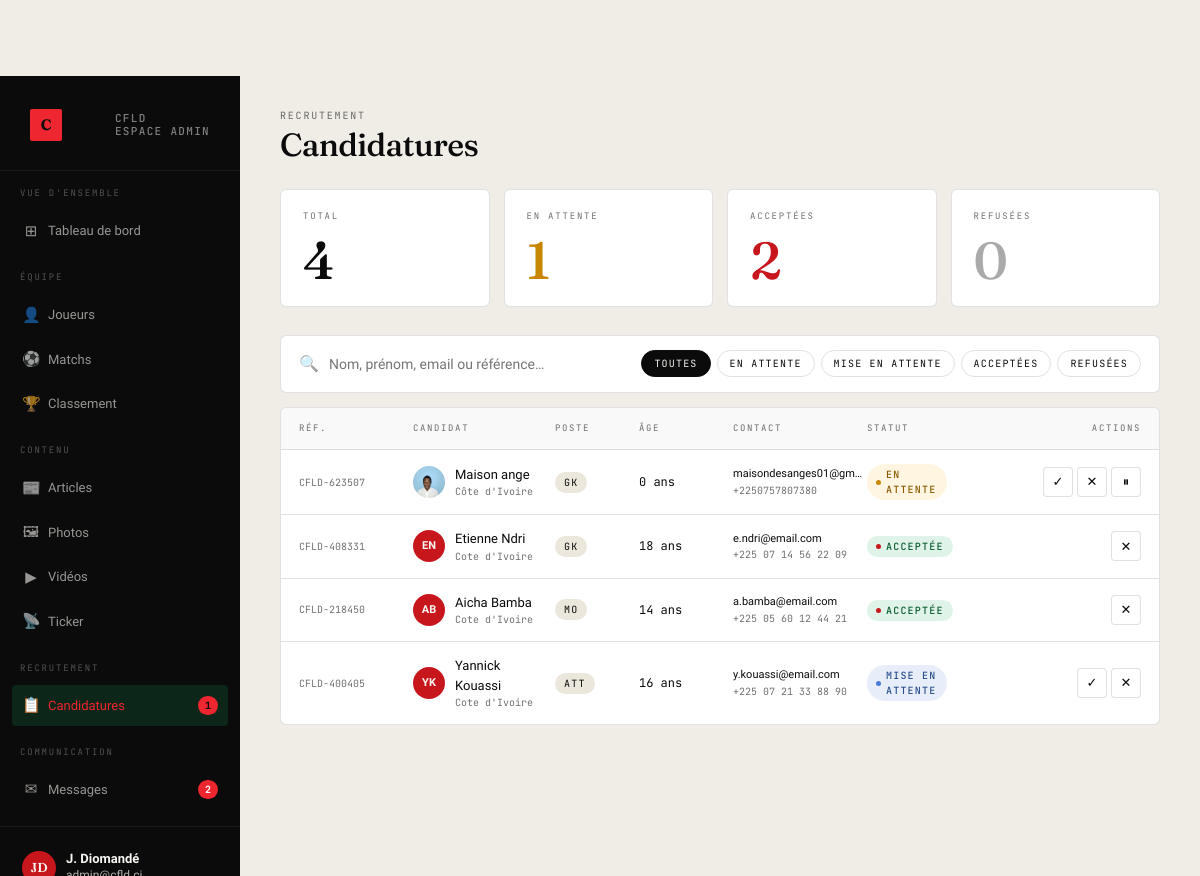
/admin-cfld/candidatures/ (signed in), run on an earlier commit of the app's database.
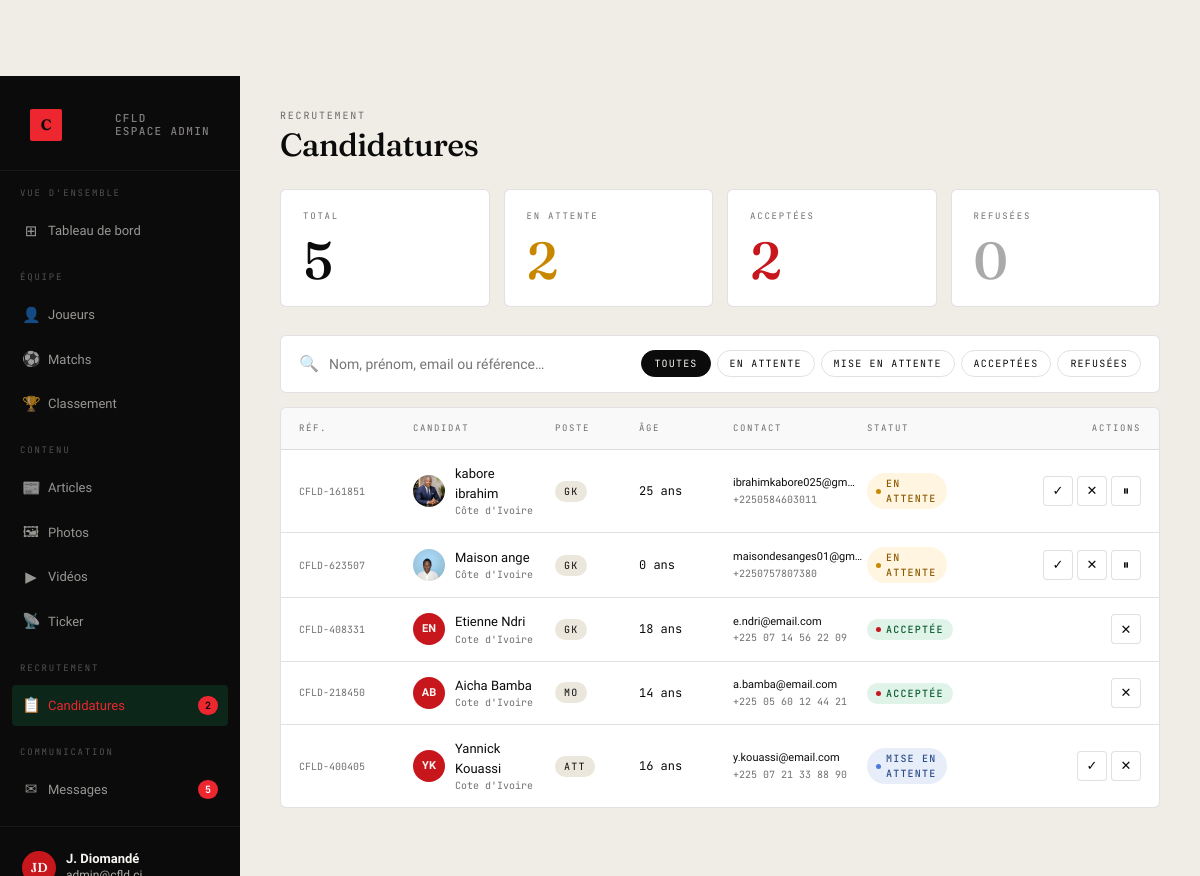
And on a later commit of the database.
### recrutement/models.py (models this page shows, shortened)
class Candidature(models.Model):
    STATUT_CHOICES = [
        ('pending', 'En attente'),
        ('waiting', 'Mise en attente'),
        ('accepted', 'Acceptée'),
        ('refused', 'Refusée'),
    ]
    POSTE_CHOICES = [
        ('GK', 'Gardien'),
        ('DC', 'Déf. Central'),
        ('LAT', 'Latéral'),
        ('MD', 'Milieu Déf.'),
        ('MO', 'Milieu Off.'),
        ('AIL', 'Ailier'),
        ('ATT', 'Attaquant'),
        ('OTH', 'Autre'),
    ]
    PIED_CHOICES = [
        ('Droit', 'Droit'),
        ('Gauche', 'Gauche'),
        ('Ambidextre', 'Ambidextre'),
    ]
    NATIONALITE_CHOICES = [
        ("Côte d'Ivoire", "Côte d'Ivoire"),
        ('Burkina Faso', 'Burkina Faso'),
        ('Mali', 'Mali'),
        ('Sénégal', 'Sénégal'),
        ('Ghana', 'Ghana'),
        ('Autre', 'Autre'),
    ]
    reference = models.CharField(max_length=20, unique=True, default=generer_reference, editable=False)
    nom = models.CharField(max_length=100)
    prenom = models.CharField(max_length=100)
    date_naissance = models.DateField()
    nationalite = models.CharField(max_length=50, choices=NATIONALITE_CHOICES)
    poste = models.CharField(max_length=3, choices=POSTE_CHOICES)
    numero_prefere = models.PositiveSmallIntegerField(null=True, blank=True)
    pied_fort = models.CharField(max_length=12, choices=PIED_CHOICES)
    ancien_club = models.CharField(max_length=100, blank=True)
    telephone_whatsapp = models.CharField(max_length=30)
    email = models.EmailField()
    adresse = models.CharField(max_length=200, blank=True)
    photo = models.ImageField(upload_to='candidatures/', blank=True, null=True)
    statut = models.CharField(max_length=10, choices=STATUT_CHOICES, default='pending')
    date_soumission = models.DateTimeField(default=timezone.now)
    note_interne = models.TextField(blank=True)
    notifie = models.BooleanField(default=False)
    class Meta:
        ordering = ['-date_soumission']
        verbose_name = 'Candidature'
        verbose_name_plural = 'Candidatures'
    @property
    def age(self):
        from datetime import date
        today = date.today()
        return today.year - self.date_naissance.year - (
            (today.month, today.day) < (self.date_naissance.month, self.date_naissance.day)
        )
    @property
    def initiales(self):
        return (self.prenom[0] + self.nom[0]).upper()

### recrutement/admin_views.py (the view)
# urls.py: path('candidatures/',                       v.admin_candidatures,  name='admin_candidatures'),
@staff_required
def admin_candidatures(request):
    statut = request.GET.get('statut', 'all')
    q      = request.GET.get('q', '')
    qs     = Candidature.objects.all()
    if statut in ('pending', 'waiting', 'accepted', 'refused'):
        qs = qs.filter(statut=statut)
    if q:
        qs = (qs.filter(nom__icontains=q) | qs.filter(prenom__icontains=q)
              | qs.filter(email__icontains=q) | qs.filter(reference__icontains=q))
    stats = {
        'total':    Candidature.objects.count(),
        'pending':  Candidature.objects.filter(statut='pending').count(),
        'accepted': Candidature.objects.filter(statut='accepted').count(),
        'refused':  Candidature.objects.filter(statut='refused').count(),
        'waiting':  Candidature.objects.filter(statut='waiting').count(),
    }
    ctx = _base_ctx(request, 'candidatures')
    ctx.update({'candidatures': qs, 'stats': stats,
                'statut_actif': statut, 'recherche': q})
    return render(request, 'admin_cfld/candidatures.html', ctx)

### recrutement/admin_views.py (called while the page is built)
def staff_required(view_func):
    @wraps(view_func)
    def wrapper(request, *args, **kwargs):
        if not request.user.is_authenticated or not request.user.is_staff:
            return redirect('login')
        return view_func(request, *args, **kwargs)
    return wrapper

def _base_ctx(request, section=''):
    return {
        'pending_count': Candidature.objects.filter(statut='pending').count(),
        'unread_count':  Message.objects.filter(lu=False).count(),
        'section':       section,
    }

### templates/admin_cfld/candidatures.html (shortened to what this page needs)
{% extends "admin_cfld/base.html" %}
{% block content %}
<div class="page-header">
  <div>
    <span class="eyebrow">Recrutement</span>
    <h1>Candidatures</h1>
  </div>
</div>
<div class="kpi-row">
  <div class="kpi">
    <div class="k-label">Total</div>
    <div class="k-val">{{ stats.total }}</div>
  </div>
  <div class="kpi orange">
    <div class="k-label">En attente</div>
    <div class="k-val">{{ stats.pending }}</div>
  </div>
  <div class="kpi green">
    <div class="k-label">Acceptées</div>
    <div class="k-val">{{ stats.accepted }}</div>
  </div>
  <div class="kpi muted">
    <div class="k-label">Refusées</div>
    <div class="k-val">{{ stats.refused }}</div>
  </div>
</div>
<form method="get">
  <div class="filter-bar">
    <div class="search-wrap">
      <span class="ico">🔍</span>
      <input type="text" name="q" value="{{ recherche }}" placeholder="Nom, prénom, email ou référence…">
    </div>
    <div class="f-pills">
      <a href="?" class="f-pill {% if statut_actif == 'all' %}active{% endif %}">Toutes</a>
      <a href="?statut=pending{% if recherche %}&q={{ recherche }}{% endif %}" class="f-pill {% if statut_actif == 'pending' %}active{% endif %}">En attente</a>
      <a href="?statut=waiting{% if recherche %}&q={{ recherche }}{% endif %}" class="f-pill {% if statut_actif == 'waiting' %}active{% endif %}">Mise en attente</a>
      <a href="?statut=accepted{% if recherche %}&q={{ recherche }}{% endif %}" class="f-pill {% if statut_actif == 'accepted' %}active{% endif %}">Acceptées</a>
      <a href="?statut=refused{% if recherche %}&q={{ recherche }}{% endif %}" class="f-pill {% if statut_actif == 'refused' %}active{% endif %}">Refusées</a>
    </div>
  </div>
</form>
<div class="t-wrap">
  <div class="t-row t-head" style="grid-template-columns:100px 1fr 70px 80px 120px 80px 180px;">
    <div>Réf.</div>
    <div>Candidat</div>
    <div>Poste</div>
    <div>Âge</div>
    <div>Contact</div>
    <div>Statut</div>
    <div style="text-align:right;">Actions</div>
  </div>
  {% for c in candidatures %}
  <div class="t-row" id="row-c{{ c.pk }}" style="grid-template-columns:100px 1fr 70px 80px 120px 80px 180px;">
    <div style="font-family:var(--font-mono);font-size:10px;color:var(--muted);">{{ c.reference }}</div>
    <div>
      <div style="display:flex;align-items:center;gap:10px;">
        {% if c.photo %}
          <img src="{{ c.photo.url }}" alt="" style="width:32px;height:32px;border-radius:50%;object-fit:cover;flex-shrink:0;">
        {% else %}
          <div style="width:32px;height:32px;border-radius:50%;background:var(--green);color:var(--paper);display:grid;place-items:center;font-size:11px;font-weight:700;flex-shrink:0;">{{ c.initiales }}</div>
        {% endif %}
        <div>
          <div style="font-weight:500;">{{ c.prenom }} {{ c.nom }}</div>
          <div style="font-family:var(--font-mono);font-size:10px;color:var(--muted);">{{ c.nationalite }}</div>
        </div>
      </div>
    </div>
    <div><span class="pill">{{ c.poste }}</span></div>
    <div style="font-family:var(--font-mono);font-size:12px;">{{ c.age }} ans</div>
    <div>
      <div style="font-size:11px;">{{ c.email|truncatechars:20 }}</div>
      <div style="font-family:var(--font-mono);font-size:10px;color:var(--muted);">{{ c.telephone_whatsapp }}</div>
    </div>
    <div>
      <span class="badge-status bs-{{ c.statut }}" id="badge-{{ c.pk }}">{{ c.get_statut_display }}</span>
    </div>
    <div class="actions" style="justify-content:flex-end;flex-wrap:wrap;gap:4px;">
      {% if c.statut != 'accepted' %}
      <button class="t-btn ok" title="Accepter" onclick="doAction({{ c.pk }}, 'accept')">✓</button>
      {% endif %}
      {% if c.statut != 'refused' %}
      <button class="t-btn del" title="Refuser" onclick="doAction({{ c.pk }}, 'refuse')">✕</button>
      {% endif %}
      {% if c.statut == 'pending' %}
      <button class="t-btn" title="Mettre en attente" onclick="doAction({{ c.pk }}, 'wait')">⏸</button>
      {% endif %}
    </div>
  </div>
  {% empty %}
  <div class="empty-state">Aucune candidature</div>
  {% endfor %}
</div>
{% endblock %}

### templates/admin_cfld/base.html (shortened to what this page needs)
{% load static %}
<!doctype html>
<html lang="fr">
<head>
<link rel="stylesheet" href="{% static 'style.css' %}">
</head>
<body>
<div class="admin-shell">
  <aside class="sidebar">
    <div class="sidebar-top">
      <a href="{% url 'admin_dashboard' %}" class="sidebar-brand">
        <span class="bm">C</span>
        <span class="bt">CFLD<br>Espace admin</span>
      </a>
    </div>
    <nav class="sidebar-nav">
      <div class="nav-section">Vue d'ensemble</div>
      <a href="{% url 'admin_dashboard' %}" {% if section == 'dashboard' %}class="active"{% endif %}>
        <span class="icon">⊞</span><span class="lbl">Tableau de bord</span>
      </a>
      <div class="nav-section">Équipe</div>
      <a href="{% url 'admin_joueurs' %}" {% if section == 'joueurs' %}class="active"{% endif %}>
        <span class="icon">👤</span><span class="lbl">Joueurs</span>
      </a>
      <a href="{% url 'admin_matchs' %}" {% if section == 'matchs' %}class="active"{% endif %}>
        <span class="icon">⚽</span><span class="lbl">Matchs</span>
      </a>
      <a href="{% url 'admin_classement' %}" {% if section == 'classement' %}class="active"{% endif %}>
        <span class="icon">🏆</span><span class="lbl">Classement</span>
      </a>
      <div class="nav-section">Contenu</div>
      <a href="{% url 'admin_articles' %}" {% if section == 'articles' %}class="active"{% endif %}>
        <span class="icon">📰</span><span class="lbl">Articles</span>
      </a>
      <a href="{% url 'admin_photos' %}" {% if section == 'photos' %}class="active"{% endif %}>
        <span class="icon">🖼</span><span class="lbl">Photos</span>
      </a>
      <a href="{% url 'admin_videos' %}" {% if section == 'videos' %}class="active"{% endif %}>
        <span class="icon">▶</span><span class="lbl">Vidéos</span>
      </a>
      <a href="{% url 'admin_ticker' %}" {% if section == 'ticker' %}class="active"{% endif %}>
        <span class="icon">📡</span><span class="lbl">Ticker</span>
      </a>
      <div class="nav-section">Recrutement</div>
      <a href="{% url 'admin_candidatures' %}" {% if section == 'candidatures' %}class="active"{% endif %}>
        <span class="icon">📋</span><span class="lbl">Candidatures</span>
        {% if pending_count %}<span class="badge">{{ pending_count }}</span>{% endif %}
      </a>
      <div class="nav-section">Communication</div>
      <a href="{% url 'admin_messages' %}" {% if section == 'messages' %}class="active"{% endif %}>
        <span class="icon">✉</span><span class="lbl">Messages</span>
        {% if unread_count %}<span class="badge red">{{ unread_count }}</span>{% endif %}
      </a>
    </nav>
    <div class="sidebar-footer">
      <div class="sidebar-user">
        <div class="av">{{ request.user.first_name|slice:":1"|upper }}{{ request.user.last_name|slice:":1"|upper }}</div>
        <div class="info">
          <strong>{{ request.user.get_full_name|default:request.user.username }}</strong>
        </div>
      </div>
    </div>
  </aside>
  <main class="admin-main">
    {% block content %}{% endblock %}
  </main>
</div>
</body>
</html>

What changed in the data, as far as the page shows it:
added Candidature: reference "CFLD-161851", photo (picture), prenom "kabore", nom "ibrahim", nationalite "Côte d'Ivoire", poste "GK", age "25", email "ibrahimkabore025@gm…", telephone_whatsapp "+2250584603011", statut "EN ATTENTE"
Also different on the page:
{{ pending_count }}: "1" → "2"
{{ unread_count }}: "2" → "5"
{{ stats.total }}: "4" → "5"
{{ stats.pending }}: "1" → "2"
